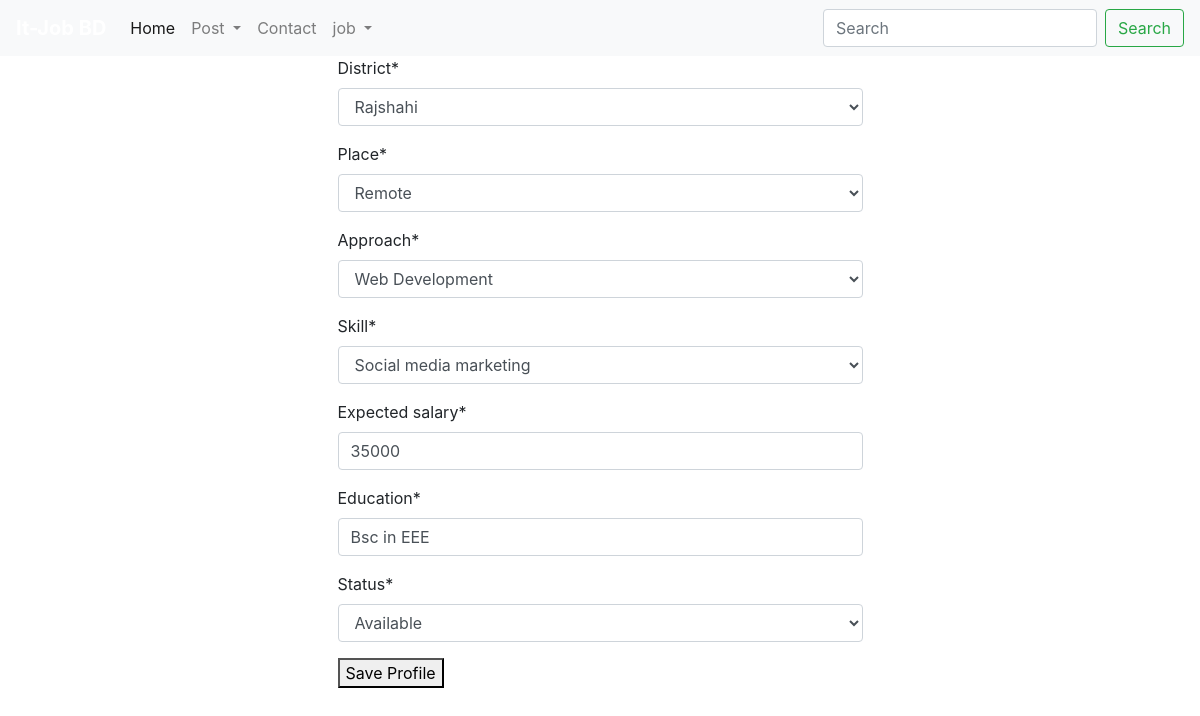
The page /session/jobprofile/ (signed in) on the database its author committed.
### session/models.py (models this page shows)
class JobProfile(models.Model):
    STATUS = (
        ('Available', 'Available'),
        ('in_job', 'In Job'),
    )
    Choice_Place = (
        ('remote', 'Remote'),
        ('Onsite', 'On site'),
    )
    Choice_Approach = (
        ('web_development', 'Web Development'),
        ('web_design', 'Web Design'),
        ('graphich_design', 'Graphich Design'),
        ('seo', 'Search Engine Optimization'),
        ('digital_merketing', 'Degital Merketing'),
        ('apps_development', 'App Development'),
        ('programing', 'Programing'),
        ('game_development', 'Game Development'),
    )
    Skill = (
        ('social_media_marketing', 'Social media marketing'),
        ('search_engine_optimization', 'Search Engine Optimization'),
        ('adobe_photoshop', 'Adobe Photoshop'),
        ('html', 'html'),
        ('css', 'css'),
        ('javascript', 'javascript'),
        ('wordpress', 'wordpress'),
        ('php', 'php'),
        ('python', 'python'),
        ('go', 'go'),
        ('java', 'java'),
        ('c++', 'c++'),
    )
    user = models.OneToOneField(User, on_delete=models.CASCADE, related_name='jobprofile')
    district = models.ForeignKey(District, on_delete=models.SET_NULL, null=True, related_name='district')
    place = MultiSelectField(choices=Choice_Place,max_choices=3, max_length=100)
    approach = MultiSelectField(choices=Choice_Approach, max_length=100)
    skill = MultiSelectField(choices=Skill, max_length=100)
    expected_salary = models.CharField(max_length=100)
    education = models.CharField(max_length=100)
    status = models.CharField(max_length=100, choices=STATUS)

### session/views.py (the view)
# urls.py: path('jobprofile/', jobprofile, name='jobprofile'),
def jobprofile(request):
    try:
        instance = JobProfile.objects.get(user=request.user)
    except:
        instance = None
    if request.method=='POST':
        if instance:
            form=JobProfileForm(request.POST, instance=instance)
        else:
            form=JobProfileForm(request.POST)
        if form.is_valid():
            obj = form.save(commit=False)
            obj.user=request.user
            obj.save()
            messages.success(request, "Successfully Saved Your Profile")
            return redirect('session:ownerprofile')
    else:
        form=JobProfileForm(instance=instance)
    context={
        'form':form
    }
    return render(request, 'session/jobProfileCreate.html', context)

### session/forms.py
class JobProfileForm(forms.ModelForm):
    class Meta:
        model = JobProfile
        exclude = ('user', )

### jobpost/models.py (called while the page is built)
    def __str__(self):
        return self.name

### templates/session/jobProfileCreate.html (shortened to what this page needs)
{% extends 'basic.html' %}
{% load crispy_forms_tags %}
{% block body %}
<div class="container">
  <div class="col-md-6 offset-md-3">
    <form class="" action="" method="post" enctype="multipart/form-data">
      {{form|crispy}}
      <button type="submit" name="">Save Profile</button>
    </form>
  </div>
</div>
{% endblock %}

### templates/basic.html (shortened to what this page needs)
<!doctype html>
<html lang="en">
  <head>
    {% load static %}
    {% load notifications_tags %}
    <link rel="stylesheet" href="https://stackpath.bootstrapcdn.com/bootstrap/4.3.1/css/bootstrap.min.css">
    <link rel="stylesheet" href="{% static 'css/style.css' %}">
  </head>
  <body>
    <nav class="navbar navbar-expand-lg navbar-light bg-light">
      <a class="navbar-brand" href="/">It-Job BD</a>
      <div class="collapse navbar-collapse" id="navbarSupportedContent">
        <ul class="navbar-nav mr-auto">
          <li class="nav-item active">
            <a class="nav-link" href="{% url 'homeview' %}">Home <span class="sr-only">(current)</span></a>
          </li>
            {% notifications_unread as unread_count %}
          <li class="nav-item dropdown">
            <a class="nav-link dropdown-toggle" href="#" id="navbarDropdown" role="button" data-toggle="dropdown" aria-haspopup="true" aria-expanded="false">
              Post
            </a>
          </li>
          <li class="nav-item">
            <a class="nav-link" href="{% url 'jobpost:contact' %}">Contact</a>
          </li>
          {% if user.is_authenticated %}
          <li class="nav-item dropdown">
            <a class="nav-link dropdown-toggle" href="#" id="navbarDropdown" role="button" data-toggle="dropdown" aria-haspopup="true" aria-expanded="false">
              {{user.username}}
            </a>
          </li>
          {% endif %}
        </ul>
        <form method="post" action="/jobpost/search/" class="form-inline my-2 my-lg-0">
          <input class="form-control mr-sm-2" type="search" placeholder="Search" name="search" aria-label="Search">
          <button class="btn btn-outline-success my-2 my-sm-0" type="submit">Search</button>
        </form>
      </div>
    </nav>
    {% block body %}
    {% endblock %}
  </body>
</html>

### static/CSS/style.css (style rules this page uses)
.navbar .navbar-brand { color: white; font-weight: bold; }

### rows shown on the page
JobProfile: district "Rajshahi", place "Remote", approach "Web Development", skill "Social media marketing", expected_salary "35000", education "Bsc in EEE", status "Available"

### other values the page prints
{{ user.username }} "job"
